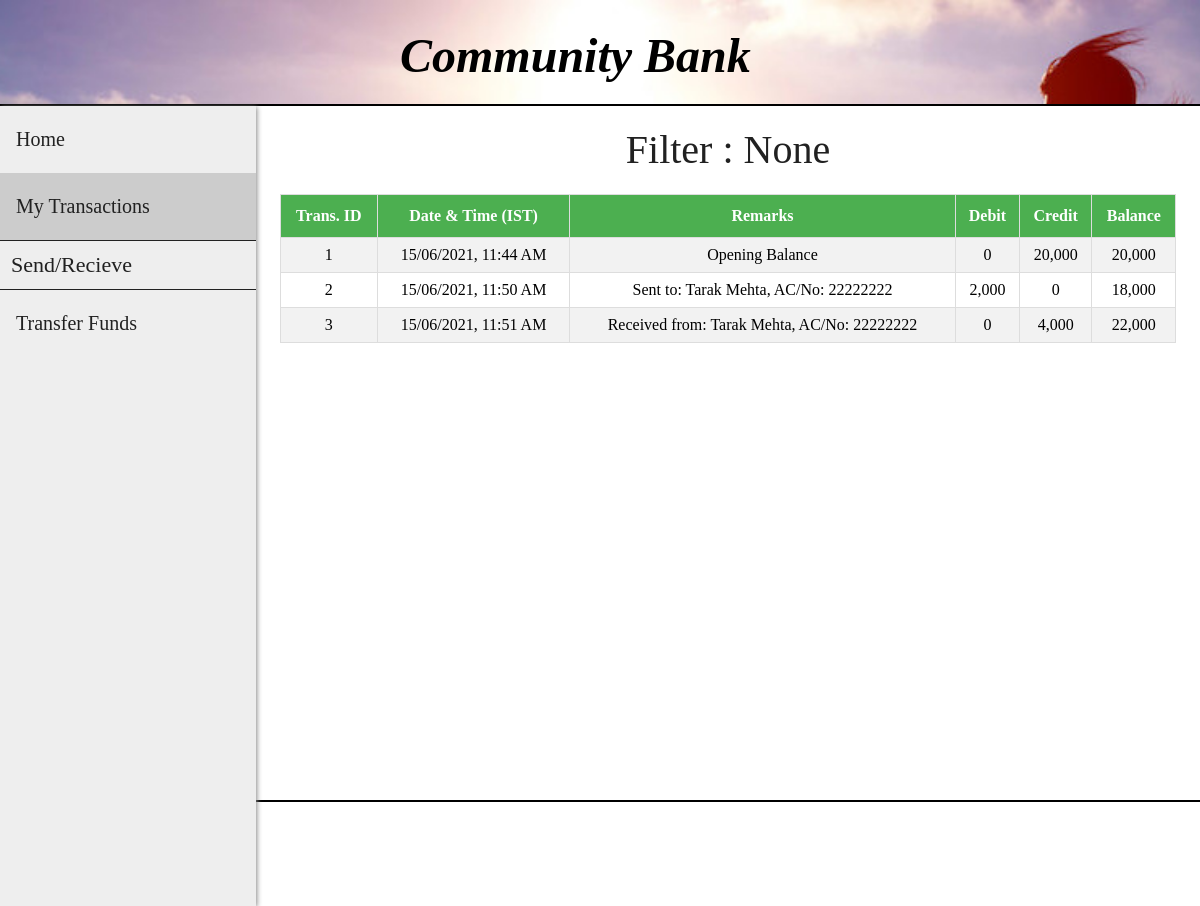
Page /net-banking/customer_transactions.php (signed in) on the committed database.
### tables this page shows
CREATE TABLE `passbook1` (
  `trans_id` int(11) NOT NULL,
  `trans_date` datetime DEFAULT NULL,
  `remarks` varchar(255) DEFAULT NULL,
  `debit` int(11) DEFAULT NULL,
  `credit` int(11) DEFAULT NULL,
  `balance` int(11) DEFAULT NULL
);

### net-banking/customer_transactions.php (the view, shortened to what this page needs)
<?php
    include "connect.php";
    include "header.php";
    include "customer_sidebar.php";
    if (isset($_SESSION['cust_id'])) {
        $sql0 = "SELECT * FROM passbook".$_SESSION['cust_id'];
    }
    $filter_indicator = "None";
?>
<!DOCTYPE html>
<html>
<head>
    <link rel="stylesheet" href="transactions_style.css">
</head>
<body>
    <div class="flex-container">
        <p id="none">Filter : <?php echo $filter_indicator ?></p>
    </div>
    <div class="flex-container">
        <?php
            $result = $conn->query($sql0);
            if ($result->num_rows > 0) {?>
                <table id="transactions">
                    <tr>
                        <th>Trans. ID</th>
                        <th>Date & Time (IST)</th>
                        <th>Remarks</th>
                        <th>Debit </th>
                        <th>Credit </th>
                        <th>Balance </th>
                    </tr>
        <?php
            while($row = $result->fetch_assoc()) {?>
                    <tr>
                        <td><?php echo $row["trans_id"]; ?></td>
                        <td>
                            <?php
                                $time = strtotime($row["trans_date"]);
                                $sanitized_time = date("d/m/Y, g:i A", $time);
                                echo $sanitized_time;
                             ?>
                        </td>
                        <td><?php echo $row["remarks"]; ?></td>
                        <td><?php echo number_format($row["debit"]); ?></td>
                        <td><?php echo number_format($row["credit"]); ?></td>
                        <td><?php echo number_format($row["balance"]); ?></td>
                    </tr>
            <?php } ?>
            </table>
            <?php
            } else {  ?>
                <p id="none"> No results found :(</p>
            <?php }
            $conn->close(); ?>
    </div>
</body>
</html>

### net-banking/header.css (style rules this page uses)
body { margin: 0; padding: 0; border-bottom: 2px solid black; }
p { font-family: OpenSans-Light; color: black; font-size: 3rem; line-height: 3rem; margin-left: 25rem; margin-top: calc((1.5rem - 2rem) + 2.5rem); margin-bottom: 1.5rem; }

### net-banking/admin_sidebar.css (style rules this page uses)
html,body { height: 100vh; }

### net-banking/transactions_style.css (style rules this page uses)
.flex-container { display: -webkit-flex; display: flex; margin-left: 256px; width: auto; height: auto; padding-top: 20px; flex-direction: column; overflow-x: auto; }
#transactions { font-family: OpenSans-Regular; border-collapse: collapse; width: 80%; margin: auto; }
@media screen and (max-width: 1280px) { #transactions { width: 95%; } }
#transactions td, #transactions th { text-align: center; border: 1px solid #ddd; padding: 8px; }
#transactions tr:nth-child(even) { background-color: #f2f2f2; }
#transactions th { padding-top: 12px; padding-bottom: 12px; background-color: #4CAF50; color: white; }
p[id="none"] { margin: auto; font-size: 40px; color: #212121; font-family: Roboto-Regular; }

### rows in the picture
passbook1: trans_id "1", trans_date "15/06/2021, 11:44 AM", remarks "Opening Balance", debit "0", credit "20,000", balance "20,000"
passbook1: trans_id "2", trans_date "15/06/2021, 11:50 AM", remarks "Sent to: Tarak Mehta, AC/No: 22222222", debit "2,000", credit "0", balance "18,000"
passbook1: trans_id "3", trans_date "15/06/2021, 11:51 AM", remarks "Received from: Tarak Mehta, AC/No: 22222222", debit "0", credit "4,000", balance "22,000"

### other values in the picture
$filter_indicator "None"
